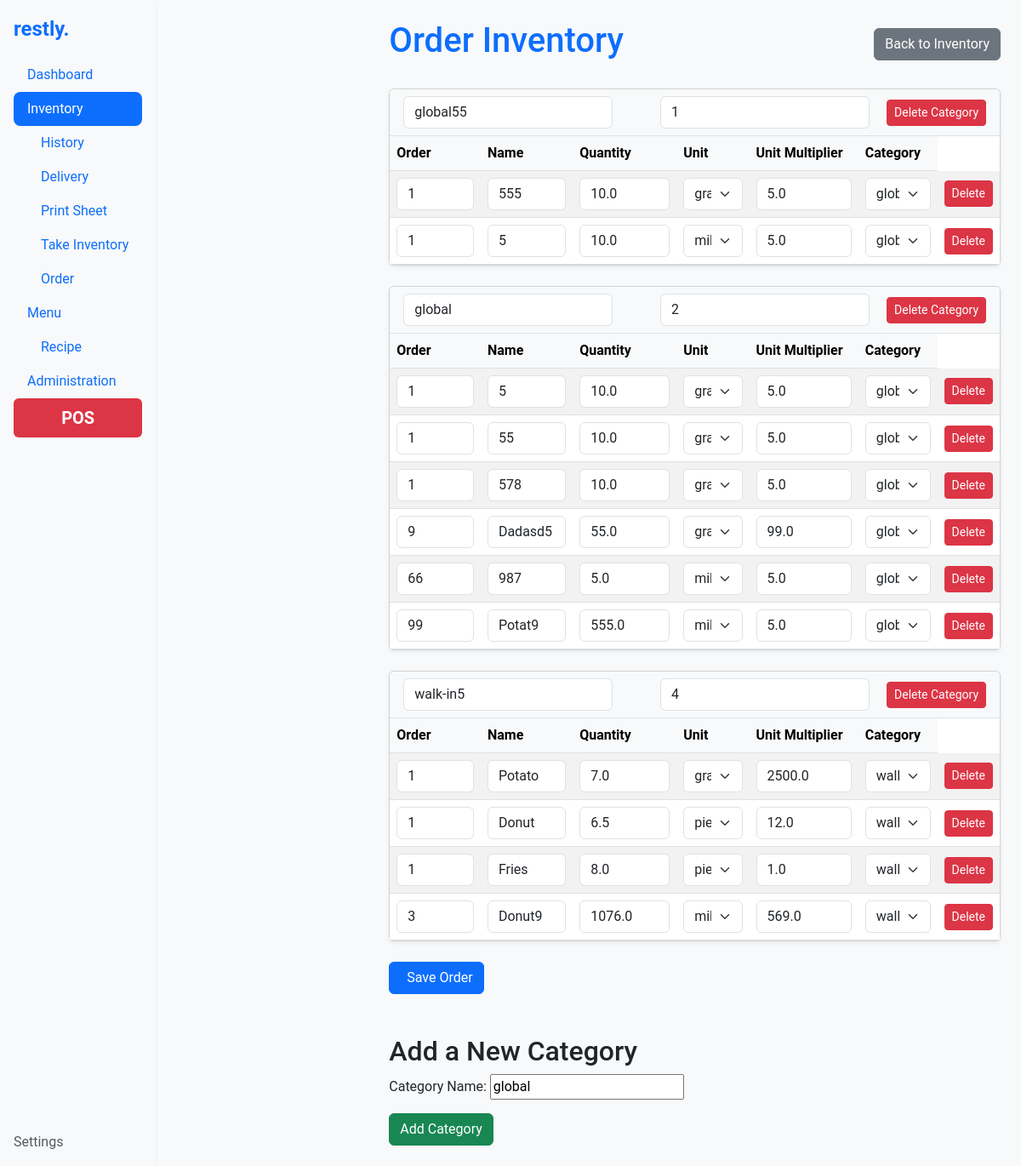
The app's page /inventory/order/, older data.
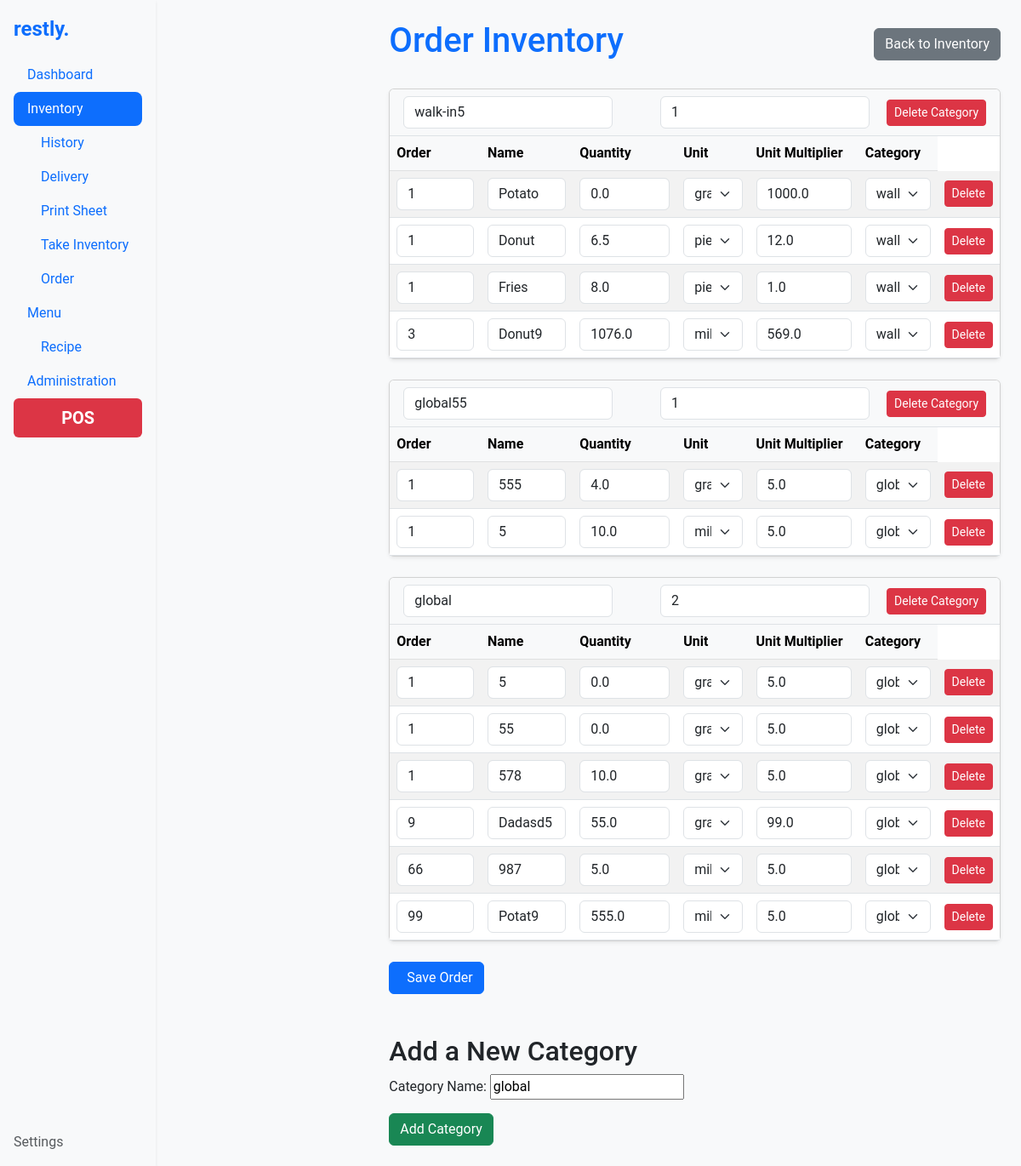
The same page, newer data.
### inventory/models.py (models this page shows, shortened)
class Category(models.Model):
    name = models.CharField(max_length=100, unique=True, default="global")
    slug = models.SlugField(max_length=100, unique=True, blank=True)
    order = models.PositiveIntegerField(default=1)
    class Meta:
        ordering = ['order']

class Ingredient(models.Model):
    UNIT_TYPES = [
        ('g', 'gram'),
        ('ml', 'milliliter'),
        ('pce', 'piece'),
        ('cm', 'centimeter'),
        ('oz', 'ounce'),
        ('fl_oz', 'fluid ounce'),
        ('in', 'inch'),
    ]
    name = models.CharField(max_length=255)
    slug = models.SlugField(max_length=255, unique=True, blank=True)
    quantity = models.FloatField()  # Quantity in stock
    threshold = models.FloatField(default=0)  # Minimum threshold for inventory
    category = models.ForeignKey('Category', on_delete=models.CASCADE)
    unit_type = models.CharField(max_length=10, choices=UNIT_TYPES)
    unit_multiplier = models.FloatField()  # Multiplier for unit type
    unit_cost = models.FloatField()  # Cost per unit
    estimated_usage = models.FloatField(null=True, blank=True)  # Optional, estimated usage per day
    total_cost = models.DecimalField(max_digits=12, decimal_places=2, editable=False)
    history = HistoricalRecords()
    order = models.PositiveIntegerField(default=1)
    change_source = models.CharField(max_length=50, blank=True, null=True)
    class Meta:
        ordering = ['order']
        unique_together = ('name', 'category')

### inventory/views.py (the view, shortened to what this page needs)
# urls.py: path('order/', views.order_inventory, name='order_inventory'),
def order_inventory(request):
    categories = Category.objects.prefetch_related(
        models.Prefetch('ingredient_set', queryset=Ingredient.objects.order_by('order'))
    )
    category_form = CategoryForm()
    context = {
        'categories': categories,
        'category_form': category_form,
    }
    return render(request, 'inventory/order_inventory.html', context)

### inventory/forms.py (shortened to what this page needs)
class CategoryForm(forms.ModelForm):
    class Meta:
        model = Category
        fields = ['name']
        labels = {
            'name': 'Category Name',
        }

### inventory/templates/inventory/order_inventory.html (shortened to what the changed rows need)
{% extends 'base.html' %}
{% block content %}
<div class="d-flex justify-content-between align-items-center mb-4">
    <h1 class="text-primary">Order Inventory</h1>
</div>
<form method="post" action="{% url 'order_inventory' %}">
    {% for category in categories %}
    <div class="card mb-4 shadow-sm">
        <div class="card-header d-flex justify-content-between align-items-center">
            <div class="d-flex align-items-center">
                <input type="text" name="category-name-{{ category.id }}" value="{{ category.name }}"
                       class="form-control me-3 w-auto" placeholder="Category Name">
            </div>
            <div>
                <input type="number" name="category-order-{{ category.id }}" value="{{ category.order }}"
                       class="form-control d-inline-block w-auto me-3">
                <button type="button" class="btn btn-danger btn-sm delete-category-button"
                        data-category-id="{{ category.id }}">
                     Delete Category
                </button>
            </div>
        </div>
        <table class="table table-striped align-middle mb-0">
            <thead class="table-light">
                <tr>
                    <th>Order</th>
                    <th>Name</th>
                    <th>Quantity</th>
                    <th>Unit</th>
                    <th>Unit Multiplier</th>
                    <th>Category</th>
                </tr>
            </thead>
            <tbody>
                {% for ingredient in category.ingredient_set.all %}
                <tr data-id="{{ ingredient.id }}">
                    <td>
                        <input type="number" name="order-{{ ingredient.id }}" value="{{ ingredient.order }}" class="form-control" />
                    </td>
                    <td>
                        <input type="text" name="name-{{ ingredient.id }}" value="{{ ingredient.name|title }}" class="form-control" />
                    </td>
                    <td>
                        <input type="number" name="quantity-{{ ingredient.id }}" value="{{ ingredient.quantity }}" step="0.01" class="form-control" />
                    </td>
                    <td>
                        <select name="unit_type-{{ ingredient.id }}" class="form-select">
                            {% for unit, label in ingredient.UNIT_TYPES %}
                            <option value="{{ unit }}" {% if unit == ingredient.unit_type %}selected{% endif %}>{{ label }}</option>
                            {% endfor %}
                        </select>
                    </td>
                    <td>
                        <input type="number" name="unit_multiplier-{{ ingredient.id }}" value="{{ ingredient.unit_multiplier }}" step="0.01" class="form-control" />
                    </td>
                    <td>
                        <select name="ingredient-category-{{ ingredient.id }}" class="form-select">
                            {% for category_option in categories %}
                            <option value="{{ category_option.id }}" {% if category_option.id == ingredient.category.id %}selected{% endif %}>
                                {{ category_option.name }}
                            </option>
                            {% endfor %}
                        </select>
                    </td>
                    <td>
                        <button type="button" class="btn btn-danger btn-sm delete-button" data-id="{{ ingredient.id }}">
                             Delete
                        </button>
                    </td>
                </tr>
                {% endfor %}
            </tbody>
        </table>
    </div>
    {% endfor %}
</form>
<div class="mt-5">
    <h2>Add a New Category</h2>
</div>
{% endblock %}

Row changes from the older to the newer data that the page shows:
changed Category "walk-in5": order "4" → "1"; moves up the list
changed Ingredient "Potato": quantity "7.0" → "0.0"; unit_multiplier "2500.0" → "1000.0"
changed Ingredient (number 5 of 12 on the later page): quantity "10.0" → "4.0"
changed Ingredient (number 7 of 12 on the later page): quantity "10.0" → "0.0"
changed Ingredient (number 8 of 12 on the later page): quantity "10.0" → "0.0"
